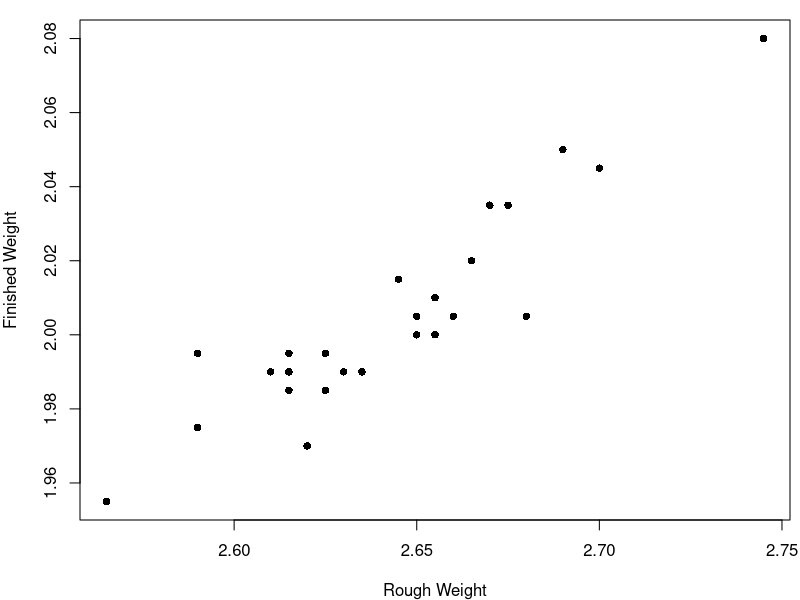
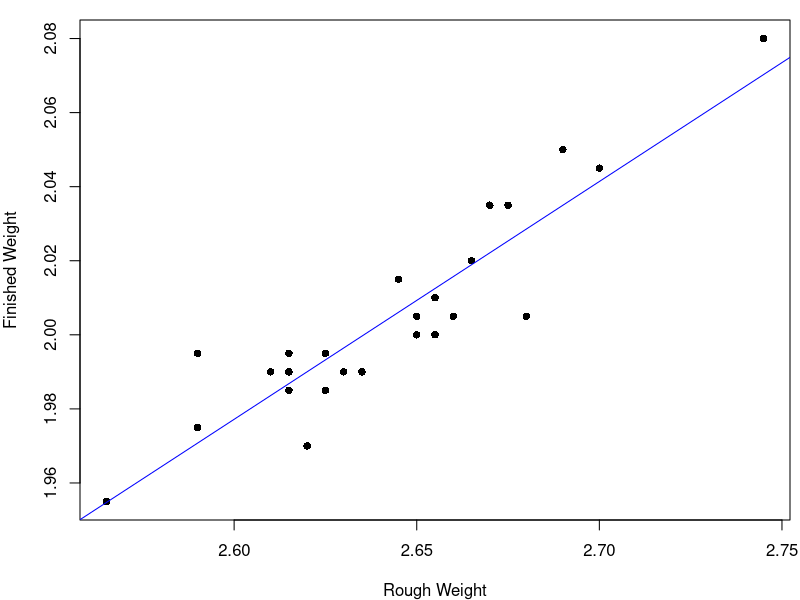
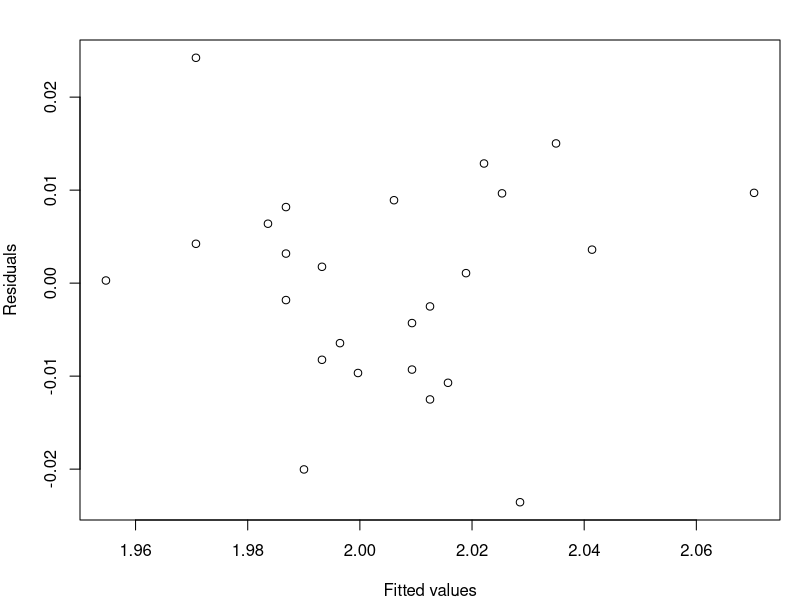
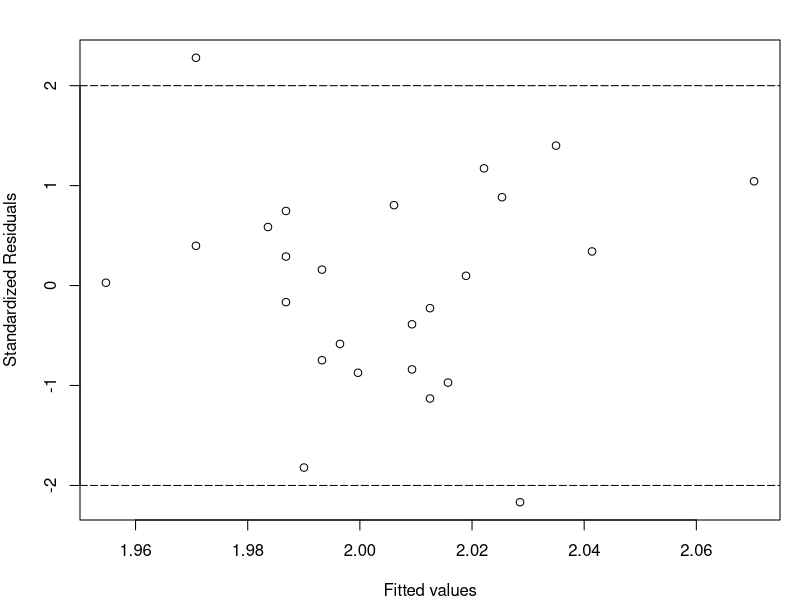
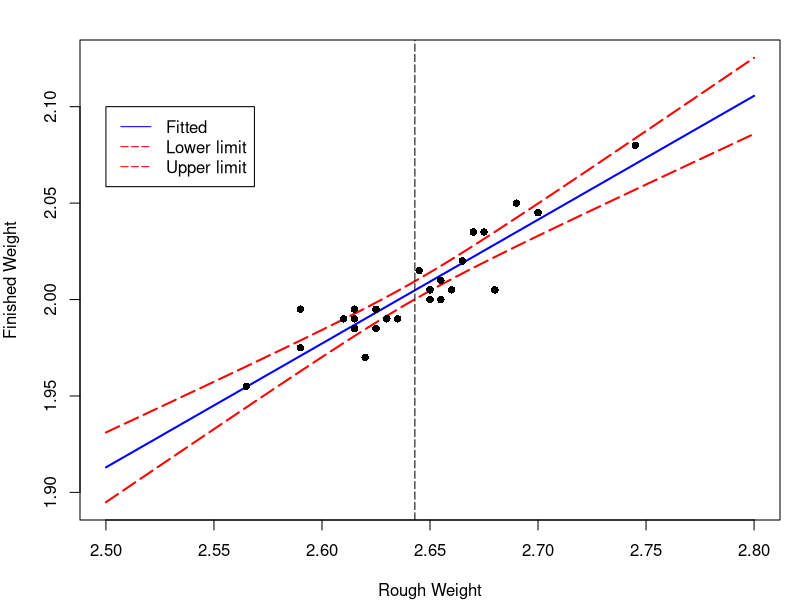
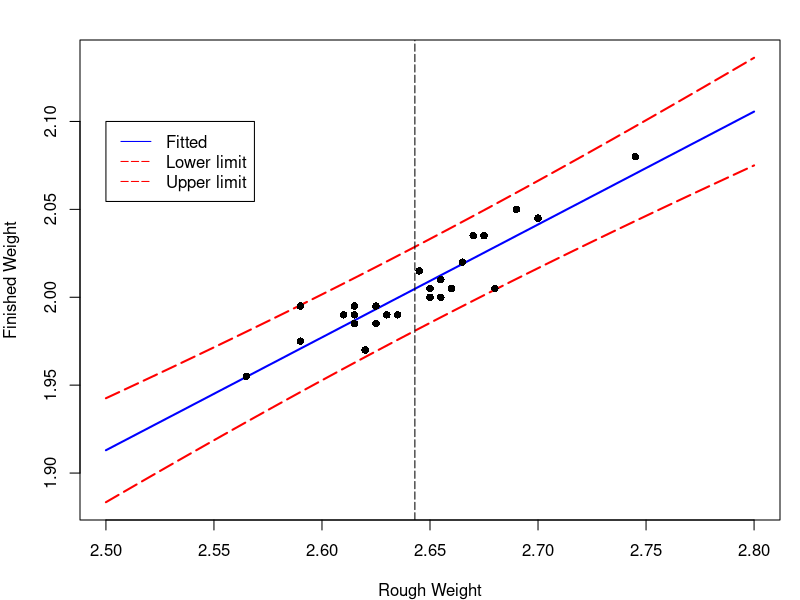
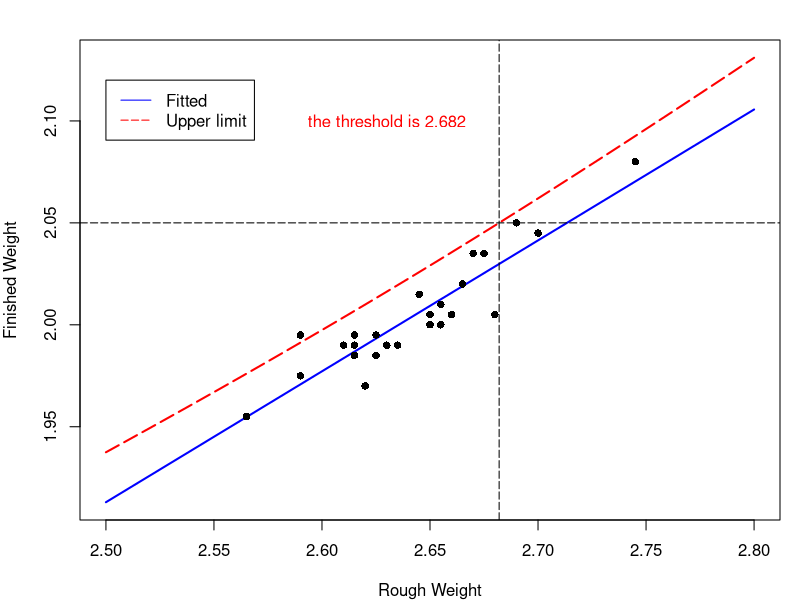
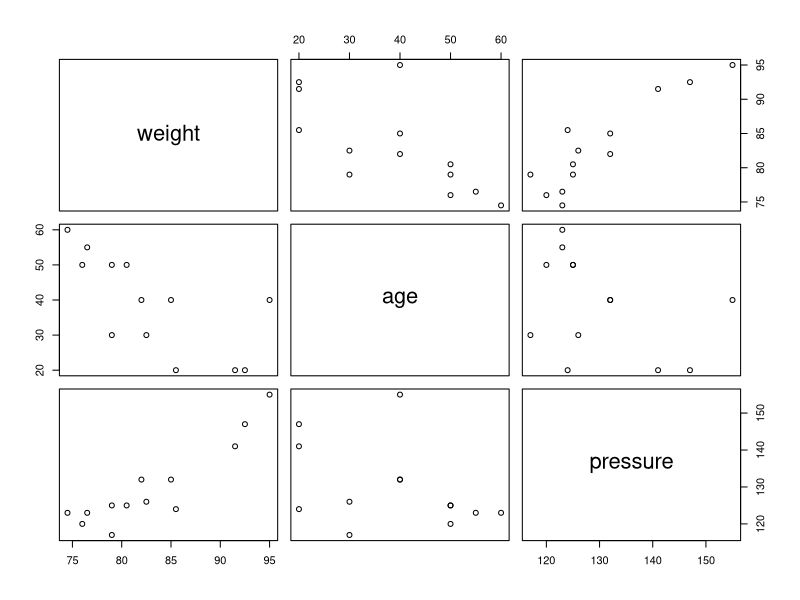

Reproduce these figures in R, in order.
## ---- chunk 1
knitr::opts_chunk$set(echo = FALSE, message=FALSE, warning=FALSE)
## ---- chunk 2
rod = data.frame(
        id = seq(1:25),
        rough_weight = c(2.745, 2.700, 2.690, 2.680, 2.675, 2.670, 2.665, 
                         2.660, 2.655, 2.655, 2.650, 2.650, 2.645, 2.635,
                         2.630, 2.625, 2.625, 2.620, 2.615, 2.615, 2.615, 
                         2.610, 2.590, 2.590, 2.565),
     finished_weight = c(2.080, 2.045, 2.050, 2.005, 2.035, 2.035, 2.020, 
                         2.005, 2.010, 2.000, 2.000, 2.005, 2.015, 1.990, 
                         1.990, 1.995, 1.985, 1.970, 1.985, 1.990, 1.995, 
                         1.990, 1.975, 1.995, 1.955)
)
attach(rod)
par(mar=c(4,4,1,0.5))
plot(rough_weight,finished_weight,type="p",pch=16,
     xlab = "Rough Weight",ylab = "Finished Weight")
## ---- chunk 3
par(mar=c(4,4,1,0.5))
plot(rough_weight,finished_weight,type="p",pch=16,
     xlab = "Rough Weight",ylab = "Finished Weight")
lm.rod = lm(finished_weight~rough_weight)
abline(coef(lm.rod),col="blue")

## ---- chunk 4
summary(lm.rod) #output the results
## ---- chunk 5
par(mar=c(4,4,2,1))
plot(lm.rod$fitted.values,lm.rod$residuals,"p",
     xlab="Fitted values",ylab = "Residuals")
## ---- chunk 6
par(mar=c(4,4,2,1))
plot(lm.rod$fitted.values,rstandard(lm.rod),"p",
     xlab="Fitted values",ylab = "Standardized Residuals")
abline(h=c(-2,2),lty=c(5,5))

## ---- chunk 7
x = seq(2.5,2.8,by=0.001)
newdata = data.frame(rough_weight= x)
pred_x = predict(lm.rod,newdata,interval = "confidence")
par(mar=c(4,4,2,1))
matplot(x,pred_x,type="l",lty = c(1,5,5),
        col=c("blue","red","red"),lwd=2,
        xlab="Rough Weight",ylab="Finished Weight")
abline(v=mean(rough_weight),lty=5)
points(rough_weight,finished_weight,pch=16)
legend(2.5,2.1,c("Fitted","Lower limit","Upper limit"),
       lty = c(1,5,5),col=c("blue","red","red"))
## ---- chunk 8
x = seq(2.5,2.8,by=0.001)
newdata = data.frame(rough_weight= x)
pred_x = predict(lm.rod,newdata,interval = "prediction")
par(mar=c(4,4,2,1))
matplot(x,pred_x,type="l",lty = c(1,5,5),
        col=c("blue","red","red"),lwd=2,
        xlab="Rough Weight",ylab="Finished Weight")
abline(v=mean(rough_weight),lty=5)
points(rough_weight,finished_weight,pch=16)
legend(2.5,2.1,c("Fitted","Lower limit","Upper limit"),
       lty = c(1,5,5),col=c("blue","red","red"))
## ---- chunk 9
x = seq(2.5,2.8,by=0.001)
newdata = data.frame(rough_weight= x)
pred_x = predict(lm.rod,newdata,interval = "prediction")
par(mar=c(4,4,2,1))
singlebound = (pred_x[,1]-pred_x[,2])/qt(0.975,lm.rod$df)*qt(0.95,lm.rod$df)+pred_x[,1]
par(mar=c(4,4,2,1))
matplot(x,cbind(pred_x[,1],singlebound),type="l",lty = c(1,5),
        col=c("blue","red"),lwd=2,
        xlab="Rough Weight",ylab="Finished Weight")
points(rough_weight,finished_weight,pch=16)
abline(h=2.05,v=2.682,lty=c(5,5))
text(2.63,2.1,"the threshold is 2.682",col="red")
legend(2.5,2.12,c("Fitted","Upper limit"),
       lty = c(1,5),col=c("blue","red"))

## ---- chunk 10
blood=data.frame(
weight=c(76.0,91.5,85.5,82.5,79.0,80.5,74.5,79.0,85.0,76.5,82.0,95.0,92.5),
age=c(50,20,20,30,30,50,60,50,40,55,40,40,20),
pressure=c(120,141,124,126,117,125,123,125,132,123,132,155,147))
plot(blood)
## ---- chunk 11
lm.blood=lm(pressure~weight+age,data=blood)
summary(lm.blood)
## ---- chunk 12
n = length(blood$weight)
X = cbind(intercept=rep(1,n),weight=blood$weight,age=blood$age)
C = solve(t(X)%*%X)
SSE = sum(lm.blood$residuals^2) # sum of squared errors
# SST = var(blood$pressure)*(n-1)
# SSR = SST-SSE
# Fstat = SSR/(3-1)/(SSE/(n-3))
cov = SSE/(n-3)*C
knitr::kable(cov,caption = "")
## ---- chunk 13
newdata = data.frame(
        age = rep(31,100),
        weight = seq(70,100,length.out = 100)
)
CI = predict(lm.blood,newdata,interval = "confidence")
Pred = predict(lm.blood,newdata,interval = "prediction")
par(mar=c(4,4,2,1))
matplot(newdata$weight,cbind(CI,Pred[,-1]),type="l",lty = c(1,5,5,2,2),
        col=c("blue","red","red","brown","brown"),lwd=2,
        xlab="Weight",ylab="Pressure",main = "Age = 31")
legend(70,160,c("Fitted","Confidence","Prediction"),
       lty = c(1,5,2),col=c("blue","red","brown"))
## ---- chunk 14
newdata = data.frame(
        weight = rep(85,41),
        age = seq(20,60)
)
CI = predict(lm.blood,newdata,interval = "confidence")
Pred = predict(lm.blood,newdata,interval = "prediction")
par(mar=c(4,4,2,1))
matplot(newdata$age,cbind(CI,Pred[,-1]),type="l",lty = c(1,5,5,2,2),
        col=c("blue","red","red","brown","brown"),lwd=2,
        xlab="Age",ylab="Pressure",main = "Weight = 85")
legend(20,150,c("Fitted","Confidence","Prediction"),
       lty = c(1,5,2),col=c("blue","red","brown"))
